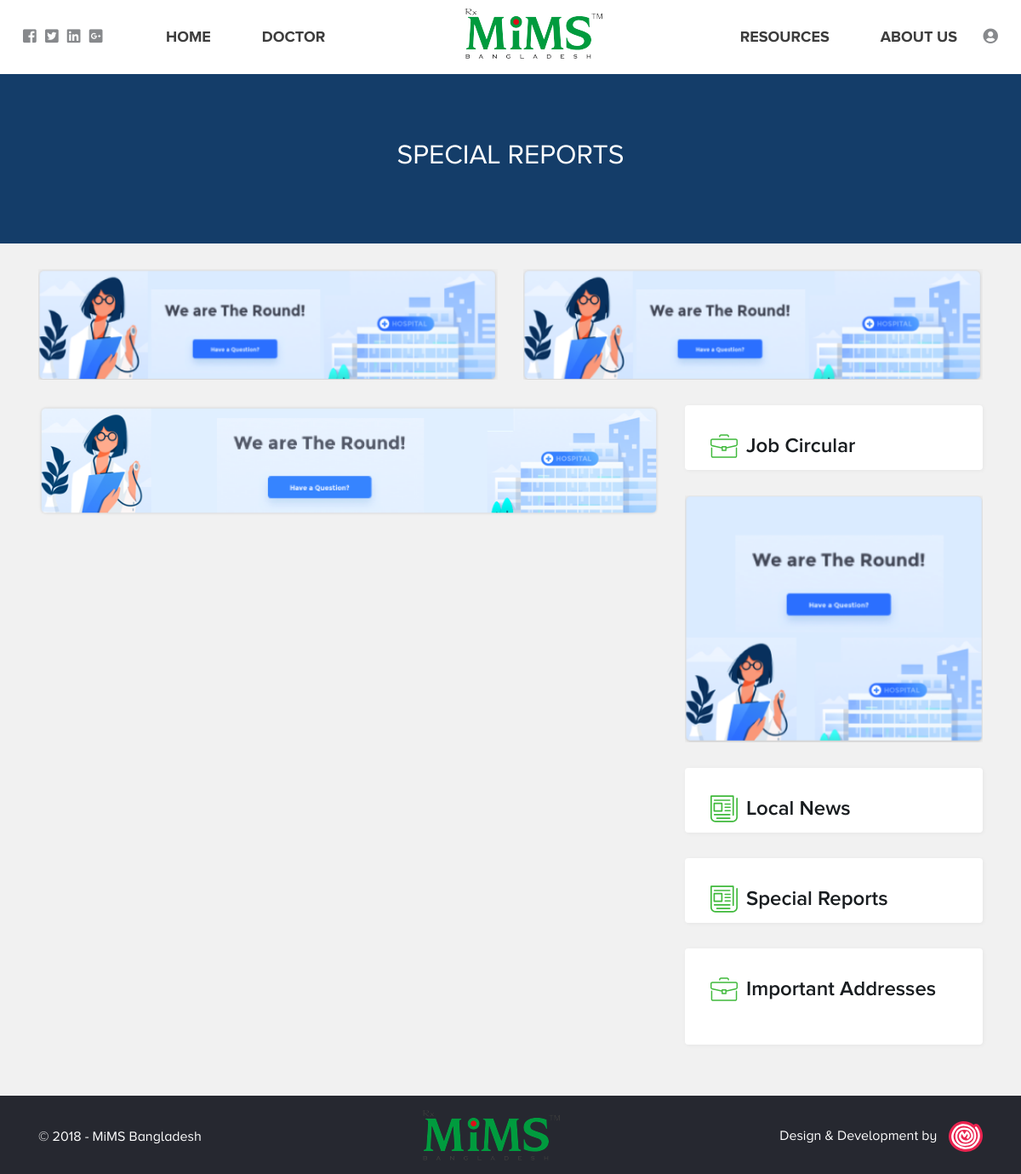
Before: /index.php/specialreports/getAllLocalSpecialReports with the older database file.
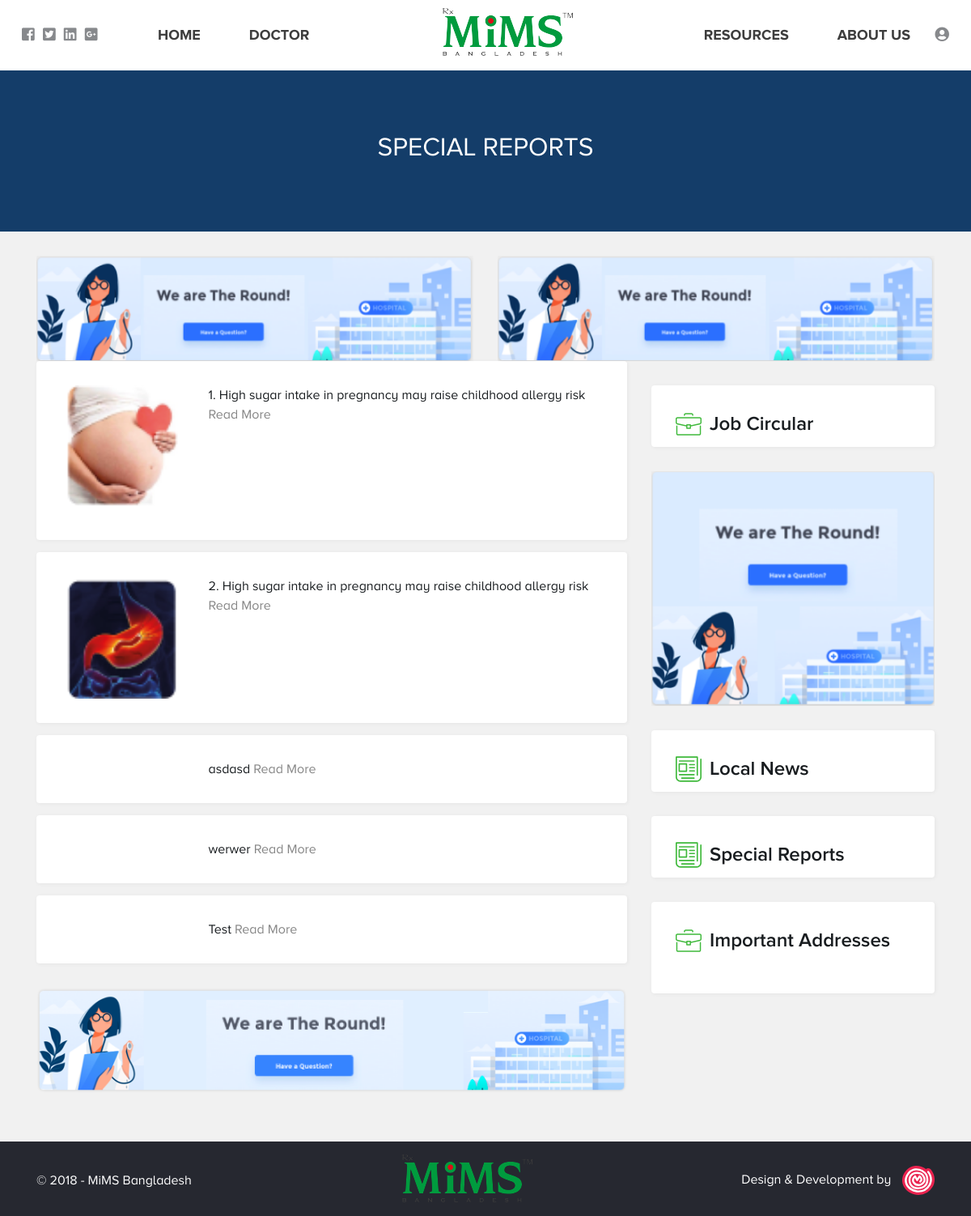
After: the same page with the newer database file.
### tables this page shows
CREATE TABLE `mims_specialreports` (
  `ID` bigint(20) NOT NULL,
  `Title` varchar(300) NOT NULL,
  `LinkAddress` varchar(300) NOT NULL,
  `ImagePath` varchar(300) DEFAULT NULL,
  `LastUpdate` timestamp NOT NULL DEFAULT CURRENT_TIMESTAMP,
  `CreatedBy` bigint(20) NOT NULL,
  `IsActive` tinyint(1) NOT NULL DEFAULT '1'
);

### application/controllers/SpecialReports.php (called while the page is built, shortened)
<?php defined('BASEPATH') OR exit('No direct script access allowed');
class SpecialReports extends CI_Controller {
    public function __construct() {
        $this->load->model('SpecialReports_model');
    }
    public function getAllLocalSpecialReports() {
        $data = array();
        list($data['AllSpecialReports'], $data['TotalSpecialReport']) = $this->SpecialReports_model->getAllActiveSpecialReports();
        $this->load->view('front-end/header');
        $this->load->view('js/frontend-common-script');
        $this->load->view('js/frontend-special-report-script');
        $this->load->view('front-end/local-special-reports', $data);
        $this->load->view('front-end/footer');
    }
}

### index.php (called while the page is built, shortened)
<?php
require_once BASEPATH.'core/CodeIgniter.php';

### application/models/SpecialReports_model.php (called while the page is built, shortened)
<?php if ( ! defined('BASEPATH')) exit('No direct script access allowed');
class SpecialReports_model extends GeneralData_model {
    public function getAllActiveSpecialReports() {
        $this->db->select('sr.ID, sr.Title, sr.LinkAddress, sr.ImagePath, sr.IsActive');
        $this->db->from('specialreports AS sr');
        $this->db->where('sr.IsActive', 1);
        $this->db->limit(config_item('per_page_special_report_number'));
        $special_report = $this->db->get()->result_array();
        $this->db->select('sr.ID');
        $this->db->from('specialreports AS sr');
        $this->db->where('sr.IsActive', 1);
        $result = $this->db->get()->result_array();
        return array($special_report, count($result));
    }
}

### application/views/front-end/local-special-reports.php (the view, shortened to what the changed rows need)
<div class="banner title-banner d-md-flex d-none">
    <h2>Special Reports</h2>
</div>
<div class="container">
    <div class="row">
        <div class="col-md-8 col-12">
            <div class="special-report-list container">
                <?php
                foreach ($AllSpecialReports AS $report) {
                    echo '<div class="news-item row">
                    <div class="news-thumb col-3">
                        <img src="'.base_url('SpecialReportImages/'.$report['ImagePath']).'" alt="">
                    </div>
                    <div class="news-info col-9">
                        <a class="news-title" href="'.$report['LinkAddress'].'" target="_blank">'.$report['Title'].'</a>
                        <a href="'.$report['LinkAddress'].'" target="_blank" class="read-more">Read More</a>
                    </div>
                </div>';
                }
                ?>
            </div>
        </div>
    </div>
</div>

Changed rows visible on the page:
added mims_specialreports: ImagePath (picture), Title "1. High sugar intake in pregnancy may raise childhood allergy risk"
added mims_specialreports: ImagePath (picture), Title "2. High sugar intake in pregnancy may raise childhood allergy risk"
added mims_specialreports: Title "asdasd"
added mims_specialreports: Title "werwer"
added mims_specialreports: Title "Test"
